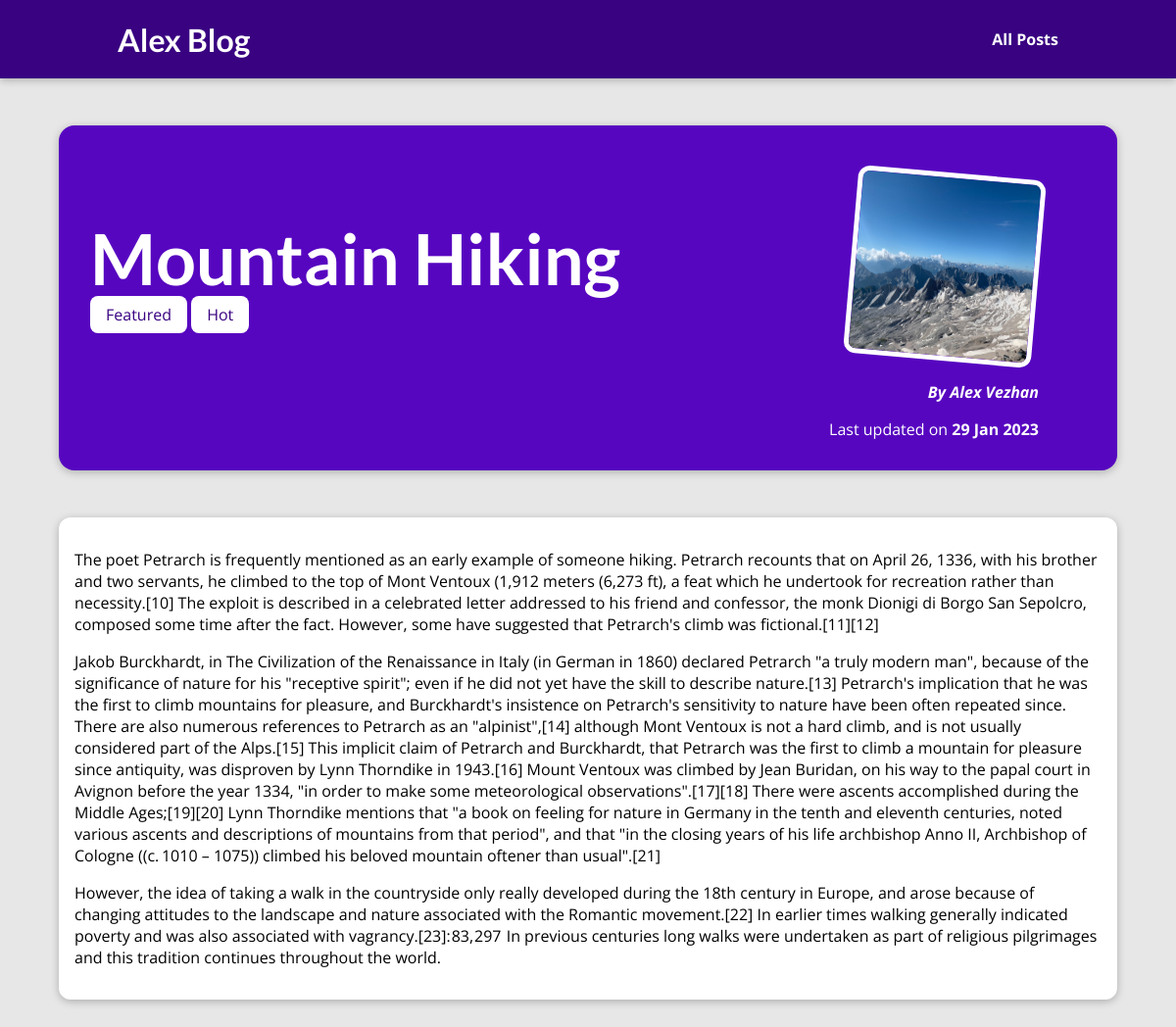
The page /posts/hike-in-the-mountains on the database its author committed.
### blog/models.py (models this page shows, shortened)
class Post(models.Model):
    title = models.CharField(max_length=150, blank=True)
    excerpt = models.CharField(max_length=300, blank=True)
    image = models.ImageField(upload_to = 'posts', null = True)
    date = models.DateField(auto_now=True)
    slug = models.SlugField(unique=True, db_index=True)
    content = models.TextField(validators=[MinLengthValidator(10)])
    author = models.ForeignKey(Author, on_delete=models.SET_NULL, null=True, related_name='posts')
    tags = models.ManyToManyField(Tag)

class Tag(models.Model):
    caption = models.CharField(max_length=20)

class Author(models.Model):
    firts_name = models.CharField(max_length=100)
    last_name = models.CharField(max_length=100)
    email = models.EmailField(max_length=254)
    def full_name(self):
        return f'{self.firts_name} {self.last_name}'
    def __str__(self):
        return self.full_name()

### blog/views.py (the view)
# urls.py: path('posts/<slug:slug>', views.post_detail, name='post-detail-page') #/posts/my-first-post
def post_detail(request, slug):
    indentified_post = get_object_or_404(Post, slug=slug)
    return render(request, 'blog/post-detail.html', {
        'post': indentified_post,
        'post_tags': indentified_post.tags.all()
    })

### blog/templates/blog/post-detail.html (shortened to what this page needs)
{% extends 'base.html'%}
{% load static %}
{% block css_files%}
    <link rel='stylesheet' href='{% static 'blog/post-detail.css' %}'>
{% endblock %}
{% block content%}
    <section id='summary'>
        <h2>{{ post.title }}</h2>
        <div>
            {% for tag in post_tags%}
                <span class='tag'>{{ tag.caption }}</span>
            {% endfor%}
        </div>
        <article>
            <img src= '{{ post.image.url }}' alt='Post title'>
            <address>By <a href ={{ post.author.email_address }}>{{ post.author }}</a></address>
            <div>
                <p>Last updated on <time>{{post.date|date:'d M Y'}}</time></p>
            </div>
        </article>
    </section>
    <main>
        {{ post.content|linebreaks }}
    </main>
{% endblock %}

### templates/base.html (shortened to what this page needs)
{% load static %}
<!DOCTYPE html>
<html lang="en">
<head>
    <link rel="stylesheet" href='{%static 'app.css'%}'>
    {% block css_files %} {% endblock %}
</head>
<body>
    <header id='main-navigation'>
        <h1><a href='{% url 'starting-page'%}'>Alex Blog</a></h1>
        <nav>
            <a href='{% url 'posts-page'%}'> All Posts</a>
        </nav>
    </header>
    {% block content %}
    {% endblock %}
</body>
</html>

### static/app.css (style rules this page uses)
* { box-sizing: border-box; }
html { font-family: 'Open Sans', 'Lato', sans-serif; }
body { margin: 0; }
h1, h2, h3 { font-family: 'Lato', sans-serif; font-weight: bold; }
#main-navigation { width: 100%; height: 5rem; display: flex; justify-content: space-between; align-items: center; padding: 0 10%; position: absolute; top: 0; left: 0; }
#main-navigation a { text-decoration: none; color: white; font-weight: bold; }

### blog/static/blog/post-detail.css (style rules this page uses)
body { background-color: #e7e7e7; }
#main-navigation { background-color: #390281; box-shadow: 0 2px 8px rgba(0, 0, 0, 0.25); }
#summary { margin: 8rem auto 3rem auto; padding: 2rem; width: 90%; max-width: 90rem; border-radius: 16px; background-color: #5706c0; position: relative; box-shadow: 0 2px 8px rgba(0, 0, 0, 0.25); height: 22rem; }
#summary h2 { color: white; font-size: 4.5rem; margin-bottom: 0.25rem; }
#summary article { position: absolute; top: 2rem; right: 3rem; padding: 1rem 2rem; border-radius: 12px; text-align: right; color: white; }
#summary article img { width: 12rem; height: 12rem; border-radius: 12px; transform: rotateZ(5deg); border: 5px solid white; margin-bottom: 1rem; }
#summary address { font-weight: bold; }
#summary a { color: white; text-decoration: none; }
#summary time { font-weight: bold; }
main { width: 90%; max-width: 90rem; margin: 3rem auto; background-color: white; padding: 1rem; border-radius: 12px; box-shadow: 0 2px 8px rgba(0, 0, 0, 0.25); }
.tag { background-color: white; color: #390281; padding: 0.5rem 1rem; border-radius: 8px; }

### rows shown on the page
Post: title "Mountain Hiking", image (picture), author "Alex Vezhan", date "29 Jan 2023", content "The poet Petrarch is frequently mentioned as an early example of someone hiking. Petrarch recounts that on April 26, 1336, with his brother and two servants, he climbed to the top of Mont Ventoux (1,912 meters (6,273 ft), a feat which he undertook for recreation rather than necessity.[10] The exploit is described in a celebrated letter addressed to his friend and confessor, the monk Dionigi di Borgo San Sepolcro, composed some time after the fact. However, some have suggested that Petrarch's climb was fictional.[11][12] Jakob Burckhardt, in The Civilization of the Renaissance in Italy (in German in 1860) declared Petrarch \"a truly modern man\", because of the significance of nature for his…"
Tag: caption "Featured"
Tag: caption "Hot"
